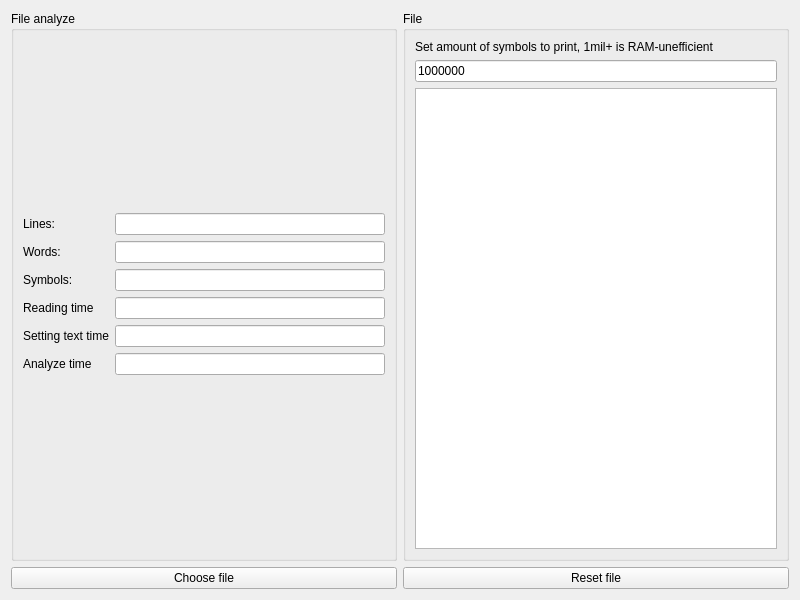
<?xml version="1.0" encoding="UTF-8"?>
<ui version="4.0">
 <class>Widget</class>
 <widget class="QWidget" name="Widget">
  <property name="geometry">
   <rect>
    <x>0</x>
    <y>0</y>
    <width>800</width>
    <height>600</height>
   </rect>
  </property>
  <property name="windowTitle">
   <string>Text analyzer</string>
  </property>
  <layout class="QGridLayout" name="gridLayout">
   <item row="1" column="0">
    <widget class="QPushButton" name="ChooseFileButton">
     <property name="text">
      <string>Choose file</string>
     </property>
    </widget>
   </item>
   <item row="1" column="1">
    <widget class="QPushButton" name="ResetFileButton">
     <property name="text">
      <string>Reset file</string>
     </property>
    </widget>
   </item>
   <item row="0" column="1">
    <widget class="QGroupBox" name="TextGroupBox">
     <property name="title">
      <string>File</string>
     </property>
     <layout class="QGridLayout" name="gridLayout_4">
      <item row="2" column="0">
       <layout class="QVBoxLayout" name="FileVerticalLayout">
        <item>
         <widget class="QPlainTextEdit" name="textEdit">
          <property name="readOnly">
           <bool>true</bool>
          </property>
          <property name="maximumBlockCount">
           <number>0</number>
          </property>
         </widget>
        </item>
       </layout>
      </item>
      <item row="0" column="0">
       <widget class="QLabel" name="label_4">
        <property name="text">
         <string>Set amount of symbols to print, 1mil+ is RAM-unefficient</string>
        </property>
       </widget>
      </item>
      <item row="1" column="0">
       <widget class="QLineEdit" name="Symbols_amountLineEdit">
        <property name="inputMask">
         <string>000000000000</string>
        </property>
        <property name="text">
         <string>1000000</string>
        </property>
        <property name="placeholderText">
         <string>1000000 is default</string>
        </property>
       </widget>
      </item>
     </layout>
    </widget>
   </item>
   <item row="0" column="0">
    <widget class="QGroupBox" name="TextAnalyzeGroupBox">
     <property name="title">
      <string>File analyze</string>
     </property>
     <layout class="QGridLayout" name="gridLayout_2">
      <item row="0" column="0">
       <layout class="QGridLayout" name="gridLayout_3">
        <item row="4" column="0">
         <widget class="QLabel" name="Setting_textLabel">
          <property name="text">
           <string>Setting text time</string>
          </property>
         </widget>
        </item>
        <item row="0" column="0">
         <widget class="QLabel" name="label_3">
          <property name="text">
           <string>Lines:</string>
          </property>
         </widget>
        </item>
        <item row="2" column="0">
         <widget class="QLabel" name="label">
          <property name="text">
           <string>Symbols:</string>
          </property>
         </widget>
        </item>
        <item row="3" column="0">
         <widget class="QLabel" name="ReadingLabel">
          <property name="text">
           <string>Reading time</string>
          </property>
         </widget>
        </item>
        <item row="2" column="1">
         <widget class="QLineEdit" name="SymbolsLineEdit">
          <property name="readOnly">
           <bool>true</bool>
          </property>
         </widget>
        </item>
        <item row="1" column="1">
         <widget class="QLineEdit" name="WordsLineEdit">
          <property name="readOnly">
           <bool>true</bool>
          </property>
         </widget>
        </item>
        <item row="1" column="0">
         <widget class="QLabel" name="label_2">
          <property name="text">
           <string>Words:</string>
          </property>
         </widget>
        </item>
        <item row="0" column="1">
         <widget class="QLineEdit" name="LinesLineEdit">
          <property name="readOnly">
           <bool>true</bool>
          </property>
         </widget>
        </item>
        <item row="5" column="0">
         <widget class="QLabel" name="AnalyzeLabel">
          <property name="text">
           <string>Analyze time</string>
          </property>
         </widget>
        </item>
        <item row="3" column="1">
         <widget class="QLineEdit" name="ReadingTimeLineEdit">
          <property name="readOnly">
           <bool>true</bool>
          </property>
         </widget>
        </item>
        <item row="4" column="1">
         <widget class="QLineEdit" name="Setting_textTimeLineEdit">
          <property name="readOnly">
           <bool>true</bool>
          </property>
         </widget>
        </item>
        <item row="5" column="1">
         <widget class="QLineEdit" name="AnalyzeTimeLineEdit">
          <property name="readOnly">
           <bool>true</bool>
          </property>
         </widget>
        </item>
       </layout>
      </item>
     </layout>
    </widget>
   </item>
  </layout>
 </widget>
 <resources/>
 <connections/>
</ui>
